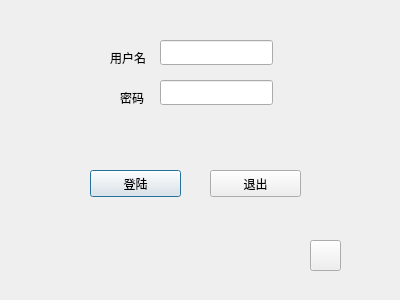
<?xml version="1.0" encoding="UTF-8"?>
<ui version="4.0">
 <class>LoginDialog</class>
 <widget class="QDialog" name="LoginDialog">
  <property name="geometry">
   <rect>
    <x>0</x>
    <y>0</y>
    <width>400</width>
    <height>300</height>
   </rect>
  </property>
  <property name="windowTitle">
   <string>Dialog</string>
  </property>
  <widget class="QPushButton" name="btn_login">
   <property name="geometry">
    <rect>
     <x>90</x>
     <y>170</y>
     <width>91</width>
     <height>27</height>
    </rect>
   </property>
   <property name="text">
    <string>登陆</string>
   </property>
  </widget>
  <widget class="QPushButton" name="btn_exit">
   <property name="geometry">
    <rect>
     <x>210</x>
     <y>170</y>
     <width>91</width>
     <height>27</height>
    </rect>
   </property>
   <property name="text">
    <string>退出</string>
   </property>
  </widget>
  <widget class="QLineEdit" name="edit_username">
   <property name="geometry">
    <rect>
     <x>160</x>
     <y>40</y>
     <width>113</width>
     <height>25</height>
    </rect>
   </property>
  </widget>
  <widget class="QLineEdit" name="edit_password">
   <property name="geometry">
    <rect>
     <x>160</x>
     <y>80</y>
     <width>113</width>
     <height>25</height>
    </rect>
   </property>
   <property name="echoMode">
    <enum>QLineEdit::Password</enum>
   </property>
  </widget>
  <widget class="QLabel" name="label">
   <property name="geometry">
    <rect>
     <x>110</x>
     <y>50</y>
     <width>41</width>
     <height>16</height>
    </rect>
   </property>
   <property name="text">
    <string>用户名</string>
   </property>
  </widget>
  <widget class="QLabel" name="label_2">
   <property name="geometry">
    <rect>
     <x>120</x>
     <y>90</y>
     <width>31</width>
     <height>16</height>
    </rect>
   </property>
   <property name="text">
    <string>密码</string>
   </property>
  </widget>
  <widget class="QPushButton" name="btn_setting">
   <property name="geometry">
    <rect>
     <x>310</x>
     <y>240</y>
     <width>31</width>
     <height>31</height>
    </rect>
   </property>
   <property name="styleSheet">
    <string notr="true">background-image: url(:/images/set_up1.png)</string>
   </property>
   <property name="text">
    <string/>
   </property>
   <property name="autoDefault">
    <bool>true</bool>
   </property>
   <property name="flat">
    <bool>false</bool>
   </property>
  </widget>
 </widget>
 <resources/>
 <connections/>
</ui>
